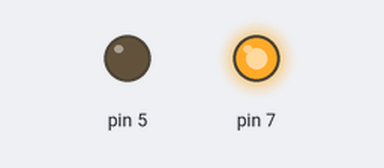
A program run on a simulated Raspberry Pi (header pin numbers). On the bench: output pins drawn as LEDs (lit = HIGH).

Above: at 0.6 s.
At 2.5 s:
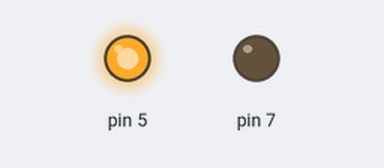
At 3.5 s:
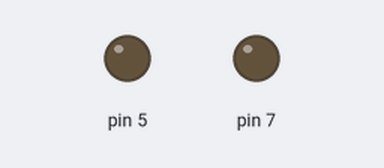
Timing chart, 0 to 5.2 s (numbered marks = the images above):
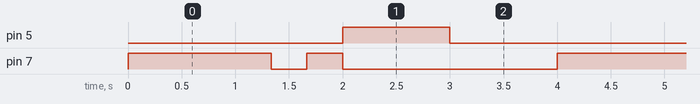

Measured:
- by itself, pin 5: alternates HIGH for 1.0 s and LOW for 3.0 s
- by itself, pin 7: repeats every 4.0 s: LOW 0.33 s, HIGH 0.33 s, LOW 2.0 s, HIGH 1.3 s
- by itself, everything shown: repeats every 4.0 s, in 5 steps

The program:

StopLight.py
```python
import RPi.GPIO as GPIO
import time


def setupPins(pins):
    for p in pins:
        GPIO.setmode(GPIO.BOARD)
        GPIO.setup(pins[p], GPIO.OUT)
def reset(pins, pin = None, isBlink = False): # Resets the pins and turns one on if provided
    waitTime = 1
    for p in pins:
        value = False
        if p == pin: value = True
        GPIO.output(pins[p], value)
    if isBlink: time.sleep(waitTime / 3)
    else: time.sleep(waitTime)

pins = {'green': 3, 'yellow': 5, 'green': 7}
setupPins(pins)
while True:
    reset(pins, 'green')
    for i in range(3):
        if i % 2: reset(pins, isBlink = True)
        else: reset(pins, 'green', True)
    reset(pins, 'yellow')
    reset(pins, 'red')
    
```
